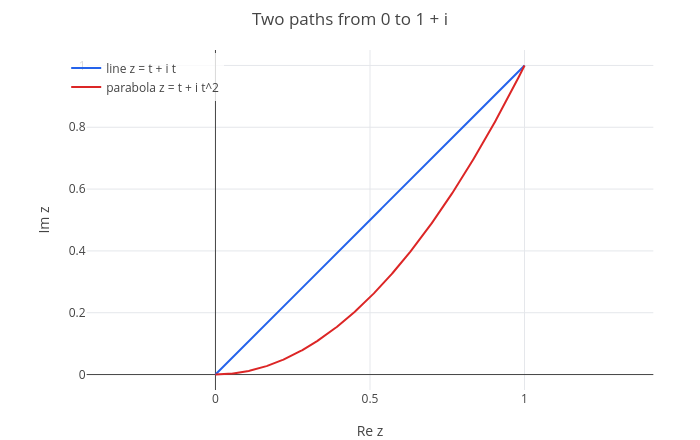

The notebook cell saved with this chart:
### Markdown cell above
## 1. Integrating along a path

A **path** is a curve $z(t)$, $a \le t \le b$, in the complex plane. The integral of $f$ along it is defined by
substituting the path:

$$\int_\gamma f(z)\,dz = \int_a^b f(z(t))\,z'(t)\,dt.$$

Take $f(z) = z^2$ from $0$ to $1 + i$ along two paths: the straight line $z = t + it$ and the parabola $z = t + it^2$.

### Code cell
p = parametric(t, t, t, 0, 1);
p = show(p, parametric(t, t^2, t, 0, 1));
p = legend(p, "line z = t + i t", "parabola z = t + i t^2");
labels(title(p, "Two paths from 0 to 1 + i"), "Re z", "Im z")

### Figure 1 — Plotly figure (JSON) as saved in the notebook; plotly's stock layout.template omitted (floating-point values rounded to 4 significant figures; data arrays with more than 128 entries replaced by an {"elided": "..."} marker saying what was removed)
{"data": [{"line": {"color": "#2563eb", "width": 2}, "mode": "lines", "name": "line z = t + i t", "type": "scatter", "x": {"elided": "402 float values"}, "y": {"elided": "402 float values"}}, {"line": {"color": "#dc2626", "width": 2}, "mode": "lines", "name": "parabola z = t + i t^2", "type": "scatter", "x": {"elided": "402 float values"}, "y": {"elided": "402 float values"}}], "layout": {"height": 440, "legend": {"bgcolor": "rgba(255,255,255,0.8)", "x": 0.01, "xanchor": "left", "y": 0.99, "yanchor": "top"}, "margin": {"b": 50, "l": 60, "r": 20, "t": 50}, "showlegend": true, "title": {"text": "Two paths from 0 to 1 + i"}, "width": 700, "xaxis": {"constrain": "domain", "range": [-0.4167, 1.417], "title": {"text": "Re z"}, "zeroline": true}, "yaxis": {"constrain": "domain", "range": [-0.05, 1.05], "scaleanchor": "x", "scaleratio": 1, "title": {"text": "Im z"}, "zeroline": true}}}
